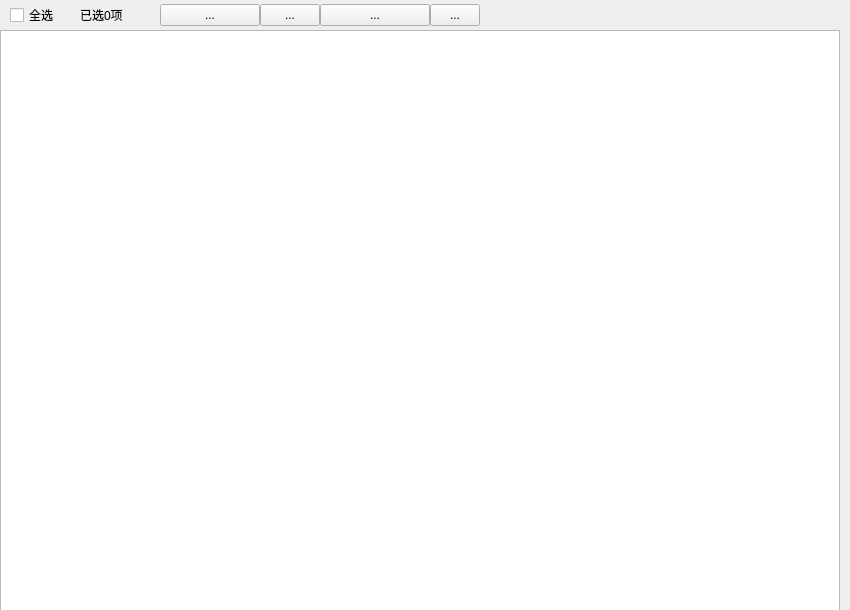
<?xml version="1.0" encoding="UTF-8"?>
<ui version="4.0">
 <class>SMOtherPhoto</class>
 <widget class="QWidget" name="SMOtherPhoto">
  <property name="geometry">
   <rect>
    <x>0</x>
    <y>0</y>
    <width>850</width>
    <height>610</height>
   </rect>
  </property>
  <property name="windowTitle">
   <string>Form</string>
  </property>
  <widget class="QTableWidget" name="tableWidget">
   <property name="geometry">
    <rect>
     <x>0</x>
     <y>30</y>
     <width>840</width>
     <height>581</height>
    </rect>
   </property>
  </widget>
  <widget class="QWidget" name="tools" native="true">
   <property name="geometry">
    <rect>
     <x>0</x>
     <y>0</y>
     <width>840</width>
     <height>30</height>
    </rect>
   </property>
   <widget class="QToolButton" name="tbDaochu">
    <property name="geometry">
     <rect>
      <x>160</x>
      <y>4</y>
      <width>100</width>
      <height>22</height>
     </rect>
    </property>
    <property name="text">
     <string>...</string>
    </property>
   </widget>
   <widget class="QToolButton" name="tbShanchu">
    <property name="geometry">
     <rect>
      <x>260</x>
      <y>4</y>
      <width>60</width>
      <height>22</height>
     </rect>
    </property>
    <property name="text">
     <string>...</string>
    </property>
   </widget>
   <widget class="QToolButton" name="tbTianjia">
    <property name="geometry">
     <rect>
      <x>320</x>
      <y>4</y>
      <width>110</width>
      <height>22</height>
     </rect>
    </property>
    <property name="text">
     <string>...</string>
    </property>
   </widget>
   <widget class="QCheckBox" name="cbAllSelect">
    <property name="geometry">
     <rect>
      <x>10</x>
      <y>5</y>
      <width>51</width>
      <height>20</height>
     </rect>
    </property>
    <property name="text">
     <string>全选</string>
    </property>
   </widget>
   <widget class="QLabel" name="lbSelectCount">
    <property name="geometry">
     <rect>
      <x>80</x>
      <y>7</y>
      <width>51</width>
      <height>16</height>
     </rect>
    </property>
    <property name="text">
     <string>已选0项</string>
    </property>
   </widget>
   <widget class="QToolButton" name="tbShaxin">
    <property name="geometry">
     <rect>
      <x>430</x>
      <y>4</y>
      <width>50</width>
      <height>22</height>
     </rect>
    </property>
    <property name="text">
     <string>...</string>
    </property>
   </widget>
  </widget>
 </widget>
 <resources/>
 <connections/>
</ui>
